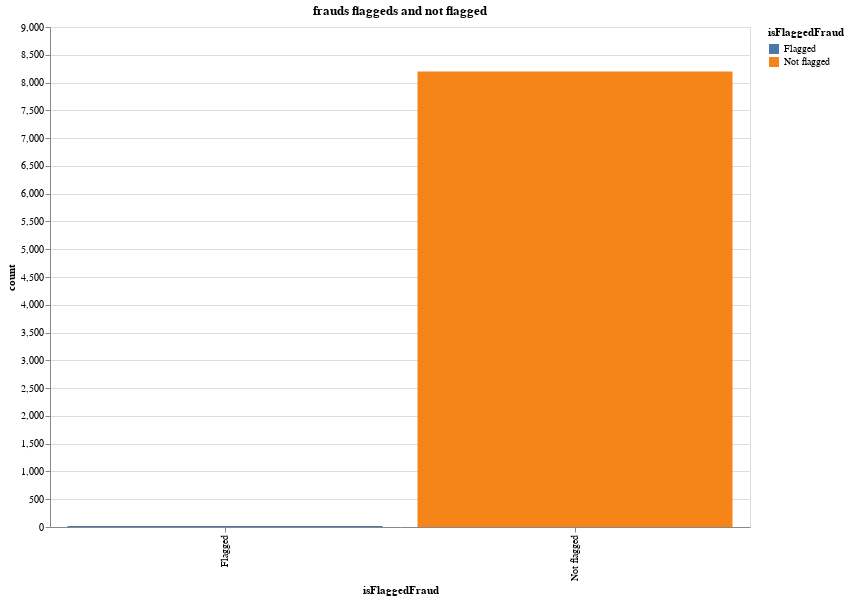

The notebook cell this image was saved under:
### Code cell
source = summary

alt.Chart(source).mark_bar().encode(
    x='isFlaggedFraud:N',
    y='count:Q',
    color='isFlaggedFraud:N',
    tooltip=["isFlaggedFraud", "count"]
).properties(
   title="frauds flaggeds and not flagged",
    width=700,
    height=500
)

### Figure 1 — Vega-Lite specification as saved in the notebook (floating-point values rounded to 4 significant figures)
{"config": {"view": {"continuousWidth": 300, "continuousHeight": 300}}, "data": {"name": "data-e48e7188b8cec2ab00152d94ad73e23d"}, "mark": {"type": "bar"}, "encoding": {"color": {"field": "isFlaggedFraud", "type": "nominal"}, "tooltip": [{"field": "isFlaggedFraud", "type": "nominal"}, {"field": "count", "type": "quantitative"}], "x": {"field": "isFlaggedFraud", "type": "nominal"}, "y": {"field": "count", "type": "quantitative"}}, "height": 500, "title": "frauds flaggeds and not flagged", "width": 700, "$schema": "https://vega.github.io/schema/vega-lite/v5.20.1.json", "datasets": {"data-e48e7188b8cec2ab00152d94ad73e23d": [{"isFlaggedFraud": "Not flagged", "count": 8197}, {"isFlaggedFraud": "Flagged", "count": 16}]}}
